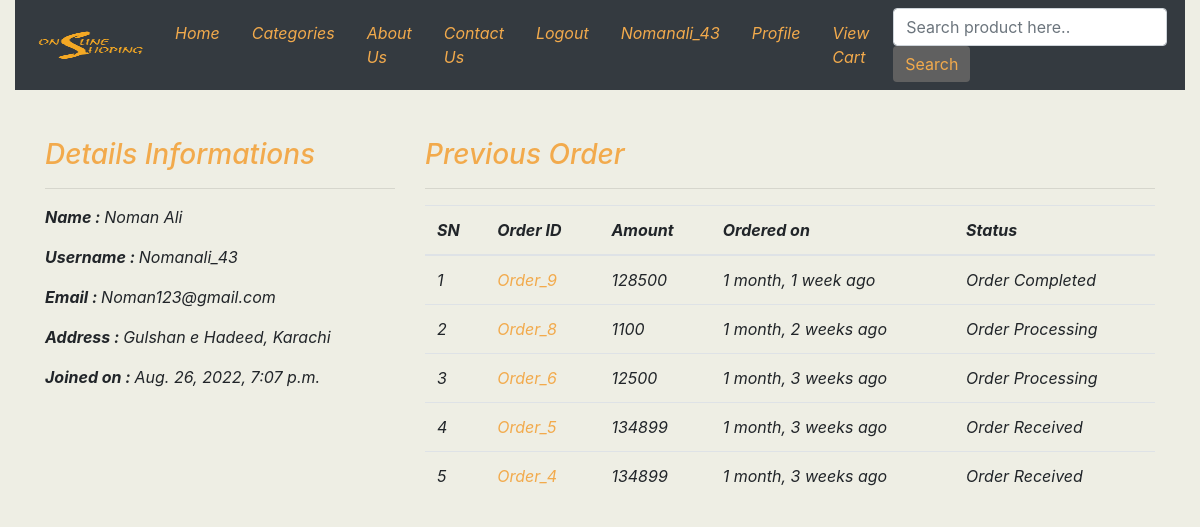
Screenshot of /profile/ (signed in) with the database file from the repository.
### eapp/models.py (models this page shows, shortened)
class Customer(models.Model):
    user = models.OneToOneField(User, on_delete=models.CASCADE)
    full_name = models.CharField(max_length=200)
    address = models.CharField(max_length=200, null=True, blank=True)
    joined_on = models.DateTimeField(auto_now_add=True)

class Order(models.Model):
    cart = models.OneToOneField(Cart, on_delete=models.CASCADE)
    ordered_by = models.CharField(max_length=200)
    shipping_address = models.CharField(max_length=200)
    mobile = models.CharField(max_length=20)
    email = models.EmailField(null=True, blank=True)
    subtotal = models.PositiveIntegerField()
    discount = models.PositiveIntegerField()
    total = models.PositiveIntegerField()
    order_status = models.CharField(max_length=50,choices=ORDER_STATUS)
    created_at = models.DateTimeField(auto_now_add=True)

### eapp/views.py (the view)
# urls.py: path('profile/', ProfileView.as_view(), name='Profile'),
class ProfileView(EcomMixin, TemplateView):
    template_name = 'ecommerce/profile.html'
    def dispatch(self, request, *args, **kwargs):
        if request.user.is_authenticated and request.user.customer:
            pass
        else:
            return redirect("/login/?next=/profile/")
        return super().dispatch(request, *args, **kwargs)
    def get_context_data(self, **kwargs):
        context = super().get_context_data(**kwargs)
        customer =self.request.user.customer
        context['customer'] = customer
        orders = Order.objects.filter(cart__customer=customer).order_by("-id")
        context['orders'] = orders
        return context

### eapp/views.py (called while the page is built)
    def dispatch(self, request, *args, **kwargs):
        cart_id = request.session.get("cart_id")
        if cart_id:
            cart_obj = Cart.objects.get(id=cart_id)
            if request.user.is_authenticated and request.user.customer:
                cart_obj.customer = request.user.customer
                cart_obj.save()
        return super().dispatch(request, *args, **kwargs)

### templates/ecommerce/profile.html (shortened to what this page needs)
{% extends 'ecommerce/base.html' %}
{% block content %}
<div class="container mb-5">
    <div class="row mb-5">
        <div class="col-md-4 mt-5 mb-5">
            <h3 style="color:#F2AA4CFF">Details Informations</h3>
            <hr>
            <p><span class="font-weight-bold">Name : </span>{{customer.full_name}}</p>
            <p><span class="font-weight-bold">Username : </span>{{customer.user.username}}</p>
            <p><span class="font-weight-bold">Email : </span>{{customer.user.email}}</p>
            <p><span class="font-weight-bold">Address : </span>{{customer.address}}</p>
            <p><span class="font-weight-bold">Joined on : </span>{{customer.joined_on}}</p>
        </div>
        <div class="col-md-8 mt-5 mb-5">
            <h3 style="color:#F2AA4CFF">Previous Order</h3>
            <hr>
            <table class="table mb-5">
    <thead>
      <tr>
        <th>SN</th>
        <th>Order ID</th>
        <th>Amount</th>
          <th>Ordered on</th>
          <th>Status</th>
      </tr>
    </thead>
    <tbody>
    {% for o in orders %}
      <tr>
        <td>{{forloop.counter}}</td>
        <td><a href="{% url 'eapp:customerorderdetails' o.id %}" style="color:#F2AA4CFF">Order_{{o.id}}</a></td>
        <td>{{o.total}}</td>
          <td>{{o.created_at|timesince}} ago</td>
          <td>{{o.order_status}}</td>
      </tr>
{% endfor %}
    </tbody>
  </table>
        </div>
    </div>
</div>
{% endblock content %}

### templates/ecommerce/base.html (shortened to what this page needs)
<!DOCTYPE html>
<html lang="en">
{% load  static %}
<head>
    <link rel="stylesheet" href="https://cdn.jsdelivr.net/npm/bootstrap@4.0.0/dist/css/bootstrap.min.css">
  <link rel="stylesheet" href="{% static 'css/style.css' %}">
</head>
    <body class="font-italic" >
<div class="container-fluid " id="navbar" >
<nav class="navbar navbar-expand-lg  navbar-dark text-dark bg-dark" style="color:#F2AA4CFF">
  <a class="navbar-brand" href="#"> <img src="{% static 'images/os.png' %}" width="120" height="50" alt="Image Logo"></a>
  <div class="collapse navbar-collapse" id="navbarSupportedContent">
    <ul class="navbar-nav ml-auto">
      <li class="nav-item mr-3 active" >
        <a class="nav-link" href="/" style="color:#F2AA4CFF">Home </a>
      </li>
      <li class="nav-item mr-3  active" >
        <a class="nav-link  active" href="/all-product/" style="color:#F2AA4CFF">Categories </a>
      </li>
      <li class="nav-item mr-3  active">
        <a class="nav-link  active" href="/about/" style="color:#F2AA4CFF">About Us </a>
      </li>
      <li class="nav-item mr-3">
        <a class="nav-link  active" href="/contact/" style="color:#F2AA4CFF">Contact Us </a>
      </li>
       {% if request.user.customer %}
         <li class="nav-item mr-3 active">
        <a class="nav-link  active" href="/logout/" style="color:#F2AA4CFF">Logout </a>
      </li>
         <li class="mr-3 active">
        <a class="nav-link  active" href="" style="color:#F2AA4CFF">{{request.user.username}}</a>
      </li>
         <li class="nav-item mr-3 active" >
        <a class="nav-link  active" href="/profile/" style="color:#F2AA4CFF">Profile </a>
      </li>
        {% endif %}
  <li class="mr-3 nav-item active">
        <a class="nav-link  active" href="/my-cart/" style="color:#F2AA4CFF">View Cart</a>
      </li>
    </ul>
    <form class="form-inline my-4 my-lg-0" action="/search/" method="get">
      <input class="form-control mr-sm-2" name="keyword" type="text" required placeholder="Search product here.." aria-label="Search">
      <button class="btn btm-sm btn-danger my-2 my-sm-0" type="submit" style="background-color:#606060FF;border:none;color:#F2AA4CFF">Search</button>
    </form>
  </div>
</nav>
</div>
{% block content %}
{% endblock content %}
</body>
</html>

### static/css/style.css (style rules this page uses)
body { background-color:#eeeee4; }
.active { color:; }

### rows the page displays
Customer: full_name "Noman Ali", user.username "Nomanali_43", user.email "Noman123@gmail.com", address "Gulshan e Hadeed, Karachi", joined_on "Aug. 26, 2022, 7:07 p.m."
Order: id "9", total "128500", created_at "1 month, 1 week", order_status "Order Completed"
Order: id "8", total "1100", created_at "1 month, 2 weeks", order_status "Order Processing"
Order: id "6", total "12500", created_at "1 month, 3 weeks", order_status "Order Processing"
Order: id "5", total "134899", created_at "1 month, 3 weeks", order_status "Order Received"
Order: id "4", total "134899", created_at "1 month, 3 weeks", order_status "Order Received"

### other values shown
{{ request.user.username }} "Nomanali_43"
